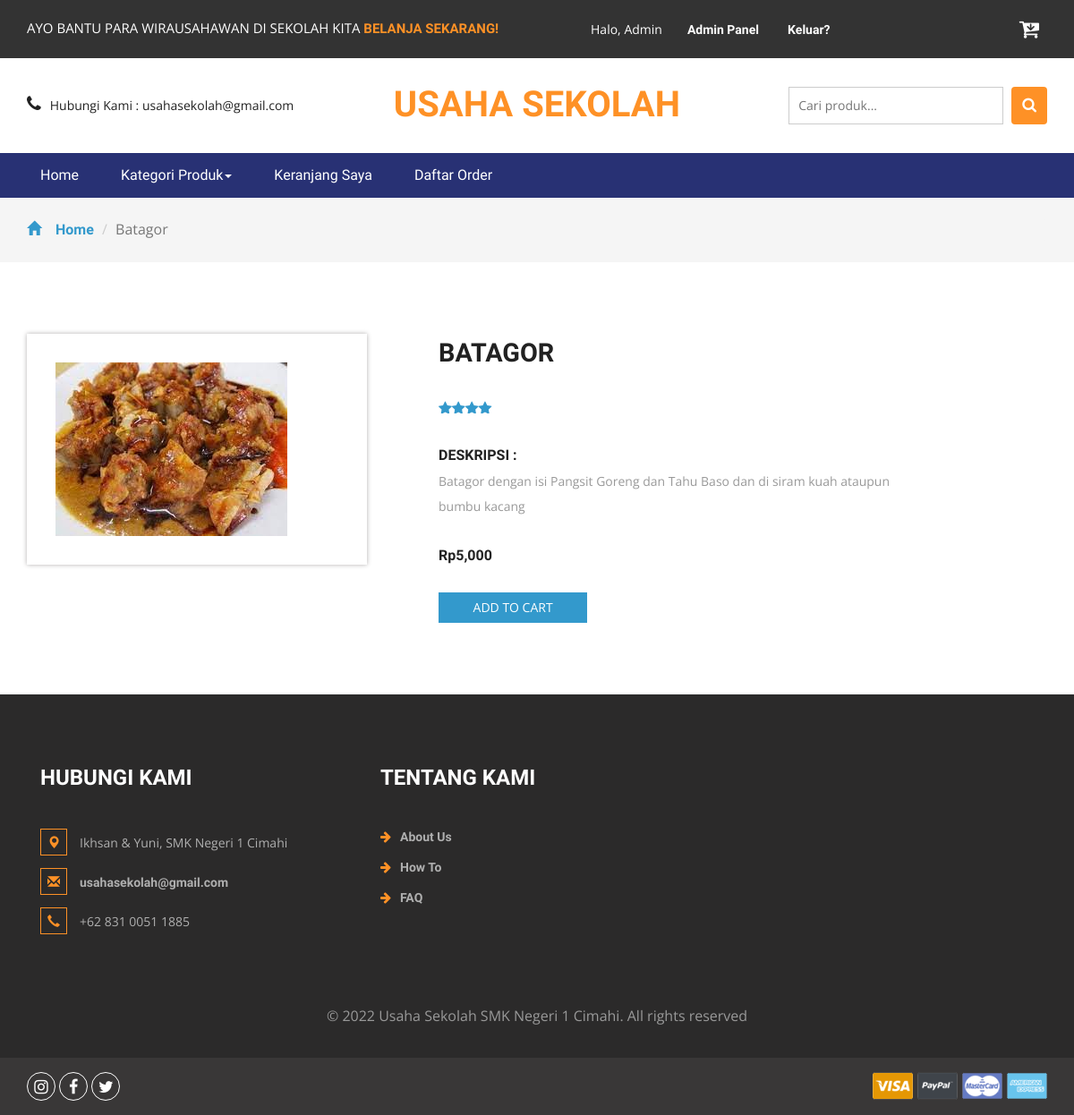
/web/app/product.php?idproduk=4 (signed in), run on the app's committed database.
### tables this page shows
CREATE TABLE `produk` (
  `idproduk` int(11) NOT NULL,
  `idkategori` int(11) NOT NULL,
  `namaproduk` varchar(30) NOT NULL,
  `gambar` varchar(100) NOT NULL,
  `deskripsi` varchar(200) NOT NULL,
  `rate` int(11) NOT NULL,
  `hargabefore` int(11) NOT NULL,
  `hargaafter` int(11) NOT NULL,
  `tgldibuat` timestamp NOT NULL DEFAULT current_timestamp()
);

### web/app/product.php (the view, shortened to what this page needs)
<?php
include 'dbconnect.php';
$idproduk = $_GET['idproduk'];
?>
<!DOCTYPE html>
<html>
<head>
<link href="css/bootstrap.css" rel="stylesheet" type="text/css" media="all" />
<link href="css/style.css" rel="stylesheet" type="text/css" media="all" />
<link href="css/font-awesome.css" rel="stylesheet">
</head>
<body>
	<div class="agileits_header">
		<div class="container">
			<div class="w3l_offers">
				<p>AYO BANTU PARA WIRAUSAHAWAN DI SEKOLAH KITA <a href="product.php">BELANJA SEKARANG!</a></p>
			</div>
			<div class="agile-login">
				<ul>
				<?php
				if(!isset($_SESSION['log'])){
					echo '
					<li><a href="registered.php"> Daftar</a></li>
					<li><a href="login.php">Masuk</a></li>
					';
				} else {
					if($_SESSION['role']=='Member'){
					echo '
					<li style="color:white">Halo, '.$_SESSION["name"].'
					<li><a href="logout.php">Keluar?</a></li>
					';
					} else {
					echo '
					<li style="color:white">Halo, '.$_SESSION["name"].'
					<li><a href="admin">Admin Panel</a></li>
					<li><a href="logout.php">Keluar?</a></li>
					';
					};
				}
				?>
				</ul>
			</div>
			<div class="product_list_header">
					<a href="cart.php"><button class="w3view-cart" type="submit" name="submit" value=""><i class="fa fa-cart-arrow-down" aria-hidden="true"></i></button>
					 </a>
			</div>
			<div class="clearfix"> </div>
		</div>
	</div>
	<div class="logo_products">
		<div class="container">
		<div class="w3ls_logo_products_left1">
				<ul class="phone_email">
					<li><i class="fa fa-phone" aria-hidden="true"></i>Hubungi Kami : usahasekolah@gmail.com</li>
				</ul>
			</div>
			<div class="w3ls_logo_products_left">
				<h1><a href="index.php">Usaha Sekolah</a></h1>
			</div>
		<div class="w3l_search">
			<form action="search.php" method="post">
				<input type="search" name="Search" placeholder="Cari produk...">
				<button type="submit" class="btn btn-default search" aria-label="Left Align">
					<i class="fa fa-search" aria-hidden="true"> </i>
				</button>
			</form>
		</div>
			<div class="clearfix"> </div>
		</div>
	</div>
	<div class="navigation-agileits">
		<div class="container">
			<nav class="navbar navbar-default">
							<div class="collapse navbar-collapse" id="bs-megadropdown-tabs">
								<ul class="nav navbar-nav">
									<li class="active"><a href="index.php" class="act">Home</a></li>
									<li class="dropdown">
										<a href="#" class="dropdown-toggle" data-toggle="dropdown">Kategori Produk<b class="caret"></b></a>
									</li>
									<li><a href="cart.php">Keranjang Saya</a></li>
									<li><a href="konfirmasi.php">Daftar Order</a></li>
								</ul>
							</div>
							</nav>
			</div>
		</div>
	<div class="breadcrumbs">
		<div class="container">
			<ol class="breadcrumb breadcrumb1 animated wow slideInLeft" data-wow-delay=".5s">
				<li><a href="index.php"><span class="glyphicon glyphicon-home" aria-hidden="true"></span>Home</a></li>
				<li class="active"><?php
				$p = mysqli_fetch_array(mysqli_query($conn,"Select * from produk where idproduk='$idproduk'"));
				echo $p['namaproduk'];
				?></li>
			</ol>
		</div>
	</div>
	<div class="products">
		<div class="container">
			<div class="agileinfo_single">
				<div class="col-md-4 agileinfo_single_left">
					<img id="example" src="<?php echo $p['gambar']?>" alt=" " class="img-responsive">
				</div>
				<div class="col-md-8 agileinfo_single_right">
				<h2><?php echo $p['namaproduk'] ?></h2>
					<div class="rating1">
						<span class="starRating">
							<?php
								$rate = $p['rate'];
								for($n=1;$n<=$rate;$n++){
								echo '<i class="fa fa-star blue-star" aria-hidden="true"></i>';
								};
								?>
						</span>
					</div>
					<div class="w3agile_description">
						<h4>Deskripsi :</h4>
						<p><?php echo $p['deskripsi'] ?></p>
					</div>
					<div class="snipcart-item block">
						<div class="snipcart-thumb agileinfo_single_right_snipcart">
							<h4 class="m-sing">Rp<?php echo number_format($p['hargaafter']) ?> </h4>
						</div>
						<div class="snipcart-details agileinfo_single_right_details">
							<form action="#" method="post">
								<fieldset>
									<input type="submit" name="addprod" value="Add to cart" class="button">
								</fieldset>
							</form>
						</div>
					</div>
				</div>
				<div class="clearfix"> </div>
			</div>
		</div>
	</div>
<div class="footer">
		<div class="container">
			<div class="w3_footer_grids">
				<div class="col-md-4 w3_footer_grid">
					<h3>Hubungi Kami</h3>
					<ul class="address">
						<li><i class="glyphicon glyphicon-map-marker" aria-hidden="true"></i>Ikhsan & Yuni, SMK Negeri 1 Cimahi</li>
						<li><i class="glyphicon glyphicon-envelope" aria-hidden="true"></i><a href="mailto:info@email">usahasekolah@gmail.com</a></li>
						<li><i class="glyphicon glyphicon-earphone" aria-hidden="true"></i>+62 831 0051 1885</li>
					</ul>
				</div>
				<div class="col-md-3 w3_footer_grid">
					<h3>Tentang Kami</h3>
					<ul class="info">
						<li><i class="fa fa-arrow-right" aria-hidden="true"></i><a href="about.html">About Us</a></li>
						<li><i class="fa fa-arrow-right" aria-hidden="true"></i><a href="about.html">How To</a></li>
						<li><i class="fa fa-arrow-right" aria-hidden="true"></i><a href="about.html">FAQ</a></li>
					</ul>
				</div>
				<div class="clearfix"> </div>
			</div>
		</div>
		<div class="footer-copy">
			<div class="container">
				<p>© 2022 Usaha Sekolah SMK Negeri 1 Cimahi. All rights reserved</p>
			</div>
		</div>
	</div>
	<div class="footer-botm">
			<div class="container">
				<div class="w3layouts-foot">
					<ul>
						<li><a href="#" class="w3_agile_instagram"><i class="fa fa-instagram" aria-hidden="true"></i></a></li>
						<li><a href="#" class="w3_agile_facebook"><i class="fa fa-facebook" aria-hidden="true"></i></a></li>
						<li><a href="#" class="agile_twitter"><i class="fa fa-twitter" aria-hidden="true"></i></a></li>
					</ul>
				</div>
				<div class="payment-w3ls">
					<img src="images/card.png" alt=" " class="img-responsive">
				</div>
				<div class="clearfix"> </div>
			</div>
		</div>
<link href="css/skdslider.css" rel="stylesheet">
</body>
</html>

### data on the page
produk: namaproduk "Batagor", gambar (picture), namaproduk "BATAGOR", rate 4 (drawn), deskripsi "Batagor dengan isi Pangsit Goreng dan Tahu Baso dan di siram kuah ataupun bumbu kacang", hargaafter "5,000"

### other printed values
$_SESSION["name"] "Admin"
